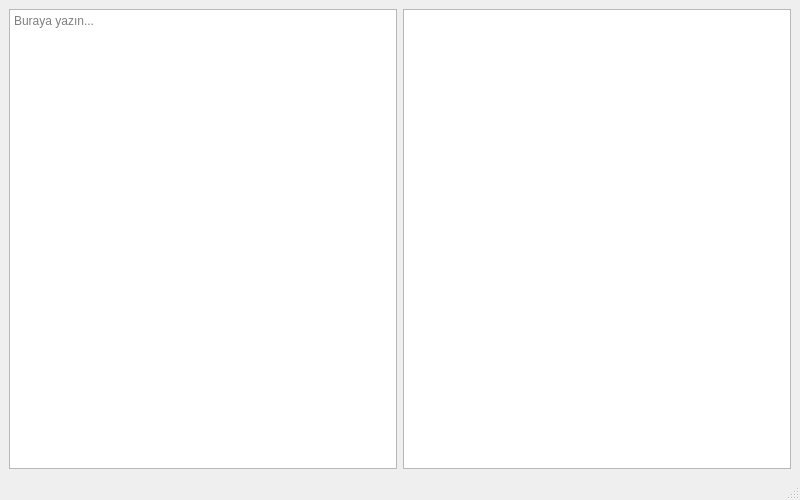
<?xml version="1.0" encoding="UTF-8"?>
<ui version="4.0">
 <class>MainWindow</class>
 <widget class="QMainWindow" name="MainWindow">
  <property name="geometry">
   <rect>
    <x>0</x>
    <y>0</y>
    <width>800</width>
    <height>500</height>
   </rect>
  </property>
  <property name="windowTitle">
   <string>Markdown Editör</string>
  </property>
  <widget class="QWidget" name="centralwidget">
   <layout class="QHBoxLayout" name="horizontalLayout">
    <item>
     <widget class="QPlainTextEdit" name="writeableZone">
      <property name="placeholderText">
       <string>Buraya yazın...</string>
      </property>
     </widget>
    </item>
    <item>
     <widget class="QTextBrowser" name="markdownZone"/>
    </item>
   </layout>
  </widget>
  <widget class="QStatusBar" name="statusbar"/>
 </widget>
 <resources/>
 <connections/>
</ui>
